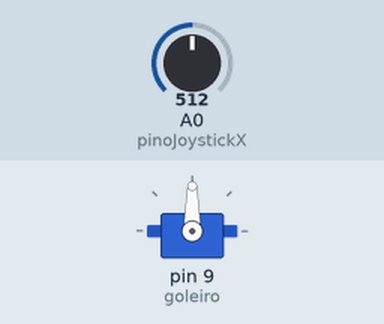
This sketch was run on a simulated Arduino Uno, built with avr-gcc and run on an emulated ATmega328P. Parts: servo. The test bench sets the inputs (shaded band); at power-on: A0 (pinoJoystickX) = 512.

Above: at 1.2 s.
1.3 s: A0 (pinoJoystickX) set to 534
At 1.45 s:
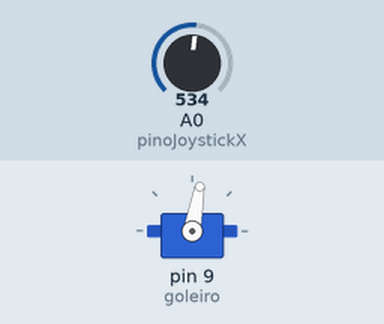
4.3 s: A0 (pinoJoystickX) set to 664
At 4.48 s:
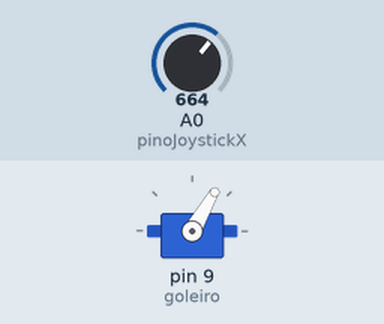
7.3 s: A0 (pinoJoystickX) set to 682
8.8 s: A0 (pinoJoystickX) set to 716
At 8.96 s:
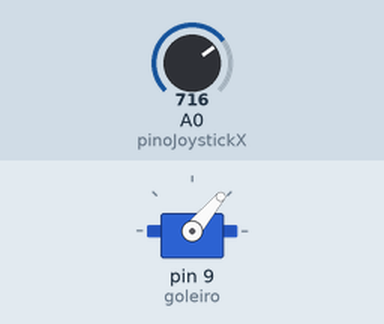
11.8 s: A0 (pinoJoystickX) set to 739
Timing chart, 0 to 14.3 s (numbered marks = the images above; inputs shaded):
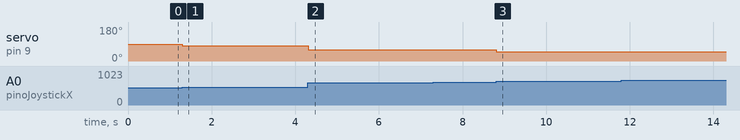

The sketch:

Codigo_Chute_ao_Gol.ino
```cpp
//Aula - Projeto Chute ao Gol

// Inclui a biblioteca que permite controlar servomotores
#include <Servo.h>

// Cria um objeto chamado goleiro para controlar o servo
Servo goleiro;

// Define o pino analógico onde o joystick está conectado
const int pinoJoystickX = A0;

// Variável que guarda a posição atual do servo
int posicaoAtual = 90;

// Variável que controla a velocidade do goleiro
// Quanto maior o valor, mais rápido ele se move
int velocidade = 10;

void setup()
{
  // Conecta o servo ao pino digital 9
  goleiro.attach(9);

  // Coloca o goleiro em pé na posição inicial
  goleiro.write(posicaoAtual);
}

void loop()
{
  // Lê a posição do joystick
  // O valor varia de 0 a 1023
  int leituraX = analogRead(pinoJoystickX);

  // Converte a leitura do joystick para ângulos do servo
  // Esquerda = 180°
  // Centro = 90°
  // Direita = 0°
  int posicaoDesejada = map(leituraX, 0, 1023, 180, 0);

  // Se a posição atual for menor que a desejada,
  // aumenta a posição de acordo com a velocidade
  if (posicaoAtual < posicaoDesejada)
  {
    posicaoAtual += velocidade;
  }

  // Se a posição atual for maior que a desejada,
  // diminui a posição de acordo com a velocidade
  else if (posicaoAtual > posicaoDesejada)
  {
    posicaoAtual -= velocidade;
  }

  // Evita que o servo ultrapasse os limites
  posicaoAtual = constrain(posicaoAtual, 0, 180);

  // Move o servo para a posição calculada
  goleiro.write(posicaoAtual);

  // Pequena pausa para estabilizar o movimento
  delay(10);
}
```

Measured:
- after the input at 1.3 s, servo on pin 9 (goleiro): 90° → 80° at once
- after the input at 4.3 s, servo on pin 9 (goleiro): 80° → 60° at once
- after the input at 8.8 s, servo on pin 9 (goleiro): 60° → 50° at once
- after the input at 11.8 s, every drawn part: stays the same
